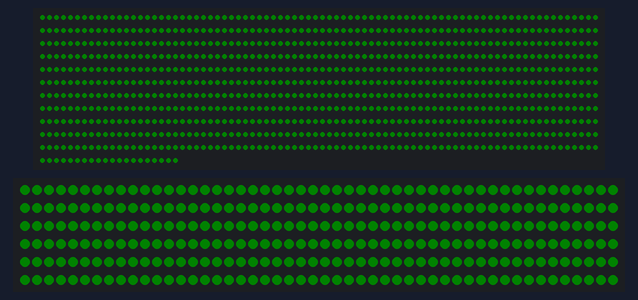
Simulated run of this sketch. Board: ESP32. Shown: 900 RGB LEDs in strip order, left to right, continuing on the next row, 300 RGB LEDs in strip order, left to right, continuing on the next row. Dim RGB values are drawn brighter than linear; colours are those a GRB WS2812 strip shows for the declared byte order.

Above: at 0.13 s.

The sketch:

esp_1200_flash_red_blue_dim.ino
```cpp
// ESP32 + 1200 addressable LEDs split across two data pins
// Strip A: 900 LEDs on GPIO 21
// Strip B: 300 LEDs on GPIO 4
// Library needed: FastLED

#include <FastLED.h>

constexpr uint8_t LED_PIN_A = 21;
constexpr uint8_t LED_PIN_B = 4;
constexpr uint16_t LED_COUNT_A = 900;
constexpr uint16_t LED_COUNT_B = 300;
constexpr EOrder COLOR_ORDER = RGB;
constexpr uint8_t BRIGHTNESS = 6;
constexpr uint16_t FLASH_DELAY_MS = 80;

CRGB ledsA[LED_COUNT_A];
CRGB ledsB[LED_COUNT_B];

void showColor(const CRGB &color) {
  fill_solid(ledsA, LED_COUNT_A, color);
  fill_solid(ledsB, LED_COUNT_B, color);
  FastLED.show();
}

void setup() {
  FastLED.addLeds<WS2812B, LED_PIN_A, COLOR_ORDER>(ledsA, LED_COUNT_A);
  FastLED.addLeds<WS2812B, LED_PIN_B, COLOR_ORDER>(ledsB, LED_COUNT_B);
  FastLED.setBrightness(BRIGHTNESS);
  FastLED.clear(true);
}

void loop() {
  showColor(CRGB::Red);
  delay(FLASH_DELAY_MS);

  showColor(CRGB::Blue);
  delay(FLASH_DELAY_MS);
}
```
